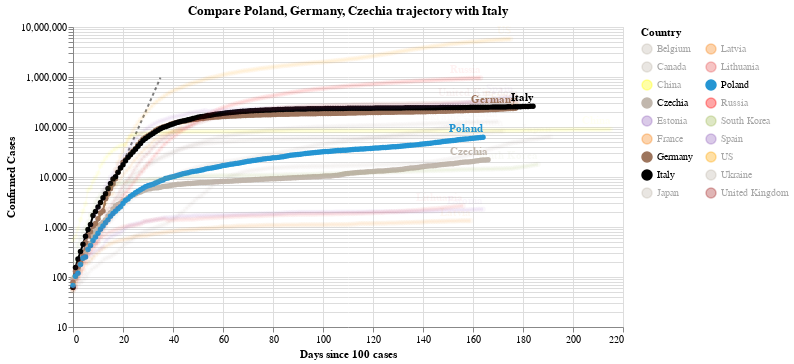

Source (notebook cell):
### Code cell
#hide_input
chart2 = make_since_chart(dff2,['Poland', 'Germany', 'Czechia'], baseline_countries)
chart2

### Figure 1 — Vega-Lite specification as saved in the notebook (floating-point values rounded to 4 significant figures; data arrays with more than 128 entries replaced by an {"elided": "..."} marker saying what was removed)
{"config": {"view": {"continuousWidth": 400, "continuousHeight": 300}}, "layer": [{"data": {"name": "data-628230001892d6798b50651be41d1b3e"}, "mark": {"type": "line", "color": "black", "opacity": 0.5, "strokeDash": [3, 3]}, "encoding": {"x": {"type": "quantitative", "field": "Days since 100 cases"}, "y": {"type": "quantitative", "field": "Confirmed Cases"}}}, {"data": {"name": "data-d94bc2ac0dfcdea70c09ff51f5a6138a"}, "mark": {"type": "line", "point": true}, "encoding": {"color": {"type": "nominal", "field": "Country", "legend": {"columns": 2}, "scale": {"domain": ["Belgium", "Canada", "China", "Czechia", "Estonia", "France", "Germany", "Italy", "Japan", "Latvia", "Lithuania", "Poland", "Russia", "South Korea", "Spain", "US", "Ukraine", "United Kingdom"], "range": ["#C1B7AD", "#C1B7AD", "yellow", "#C1B7AD", "#9467bd", "#F58518", "#9D755D", "black", "#C1B7AD", "#F58518", "#E45756", "#2495D3", "red", "#A1BA59", "#9467bd", "orange", "#C1B7AD", "brown"]}}, "opacity": {"condition": {"value": 1, "selection": "selector002"}, "value": 0.05}, "tooltip": [{"type": "nominal", "field": "Country"}, {"type": "temporal", "field": "Date"}, {"type": "quantitative", "field": "Confirmed Cases"}, {"type": "quantitative", "field": "Days since 100 cases"}], "x": {"type": "quantitative", "field": "Days since 100 cases"}, "y": {"type": "quantitative", "field": "Confirmed Cases", "scale": {"type": "log"}}}, "selection": {"selector002": {"type": "multi", "fields": ["Country"], "bind": "legend", "init": [{"Country": "Poland"}, {"Country": "Germany"}, {"Country": "Czechia"}, {"Country": "Italy"}]}}, "width": 550}, {"data": {"name": "data-d94bc2ac0dfcdea70c09ff51f5a6138a"}, "mark": {"type": "text", "align": "right", "dy": -8, "fontWeight": "bold"}, "encoding": {"color": {"type": "nominal", "field": "Country", "legend": {"columns": 2}, "scale": {"domain": ["Belgium", "Canada", "China", "Czechia", "Estonia", "France", "Germany", "Italy", "Japan", "Latvia", "Lithuania", "Poland", "Russia", "South Korea", "Spain", "US", "Ukraine", "United Kingdom"], "range": ["#C1B7AD", "#C1B7AD", "yellow", "#C1B7AD", "#9467bd", "#F58518", "#9D755D", "black", "#C1B7AD", "#F58518", "#E45756", "#2495D3", "red", "#A1BA59", "#9467bd", "orange", "#C1B7AD", "brown"]}}, "opacity": {"condition": {"value": 1, "selection": "selector002"}, "value": 0.05}, "text": {"type": "nominal", "field": "Country"}, "tooltip": [{"type": "nominal", "field": "Country"}, {"type": "temporal", "field": "Date"}, {"type": "quantitative", "field": "Confirmed Cases"}, {"type": "quantitative", "field": "Days since 100 cases"}], "x": {"type": "quantitative", "field": "Days since 100 cases"}, "y": {"type": "quantitative", "field": "Confirmed Cases", "scale": {"type": "log"}}}, "transform": [{"filter": "(datum['Date'] >= 1598227200000)"}], "width": 550}], "title": "Compare Poland, Germany, Czechia trajectory with Italy", "$schema": "https://vega.github.io/schema/vega-lite/v4.0.2.json", "datasets": {"data-628230001892d6798b50651be41d1b3e": [{"Days since 100 cases": 0, "Confirmed Cases": 100.0}, {"Days since 100 cases": 1, "Confirmed Cases": 130.0}, {"Days since 100 cases": 2, "Confirmed Cases": 169.0}, {"Days since 100 cases": 3, "Confirmed Cases": 219.7}, {"Days since 100 cases": 4, "Confirmed Cases": 285.6}, {"Days since 100 cases": 5, "Confirmed Cases": 371.3}, {"Days since 100 cases": 6, "Confirmed Cases": 482.7}, {"Days since 100 cases": 7, "Confirmed Cases": 627.5}, {"Days since 100 cases": 8, "Confirmed Cases": 815.7}, {"Days since 100 cases": 9, "Confirmed Cases": 1060.0}, {"Days since 100 cases": 10, "Confirmed Cases": 1379.0}, {"Days since 100 cases": 11, "Confirmed Cases": 1792.0}, {"Days since 100 cases": 12, "Confirmed Cases": 2330.0}, {"Days since 100 cases": 13, "Confirmed Cases": 3029.0}, {"Days since 100 cases": 14, "Confirmed Cases": 3937.0}, {"Days since 100 cases": 15, "Confirmed Cases": 5119.0}, {"Days since 100 cases": 16, "Confirmed Cases": 6654.0}, {"Days since 100 cases": 17, "Confirmed Cases": 8650.0}, {"Days since 100 cases": 18, "Confirmed Cases": 11250.0}, {"Days since 100 cases": 19, "Confirmed Cases": 14620.0}, {"Days since 100 cases": 20, "Confirmed Cases": 19000.0}, {"Days since 100 cases": 21, "Confirmed Cases": 24710.0}, {"Days since 100 cases": 22, "Confirmed Cases": 32120.0}, {"Days since 100 cases": 23, "Confirmed Cases": 41750.0}, {"Days since 100 cases": 24, "Confirmed Cases": 54280.0}, {"Days since 100 cases": 25, "Confirmed Cases": 70560.0}, {"Days since 100 cases": 26, "Confirmed Cases": 91730.0}, {"Days since 100 cases": 27, "Confirmed Cases": 119300.0}, {"Days since 100 cases": 28, "Confirmed Cases": 155000.0}, {"Days since 100 cases": 29, "Confirmed Cases": 201500.0}, {"Days since 100 cases": 30, "Confirmed Cases": 262000.0}, {"Days since 100 cases": 31, "Confirmed Cases": 340600.0}, {"Days since 100 cases": 32, "Confirmed Cases": 442800.0}, {"Days since 100 cases": 33, "Confirmed Cases": 575600.0}, {"Days since 100 cases": 34, "Confirmed Cases": 748300.0}, {"Days since 100 cases": 35, "Confirmed Cases": 972800.0}], "data-d94bc2ac0dfcdea70c09ff51f5a6138a": {"elided": "3147 records"}}}
